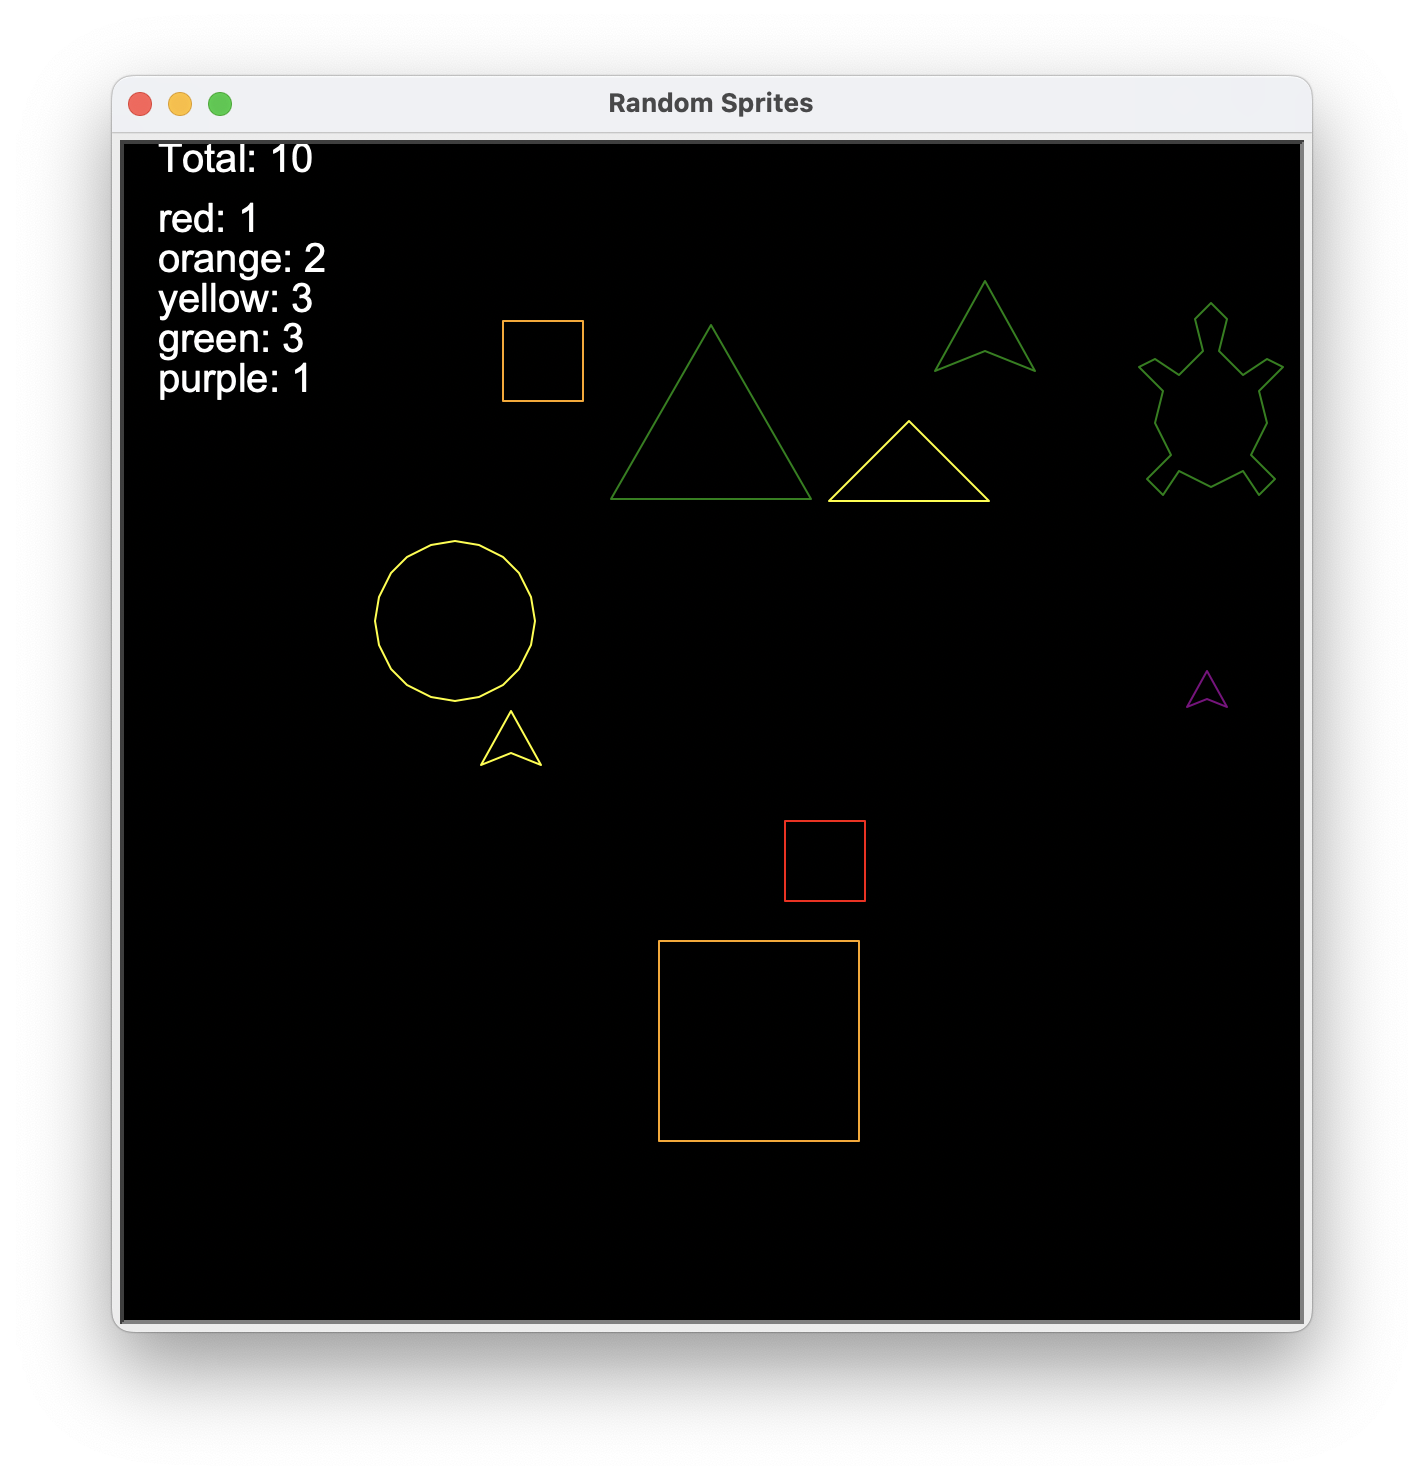

Source code (Python):
import turtle
import random


screen = turtle.Screen()
screen.title("Random Sprites")
screen.setup(600, 600)
screen.bgcolor("black")
screen.tracer(0)

counter = turtle.Turtle()
counter.penup()
counter.hideturtle()
counter.color("white")
counter.goto(-280, 250)

shapes = ["arrow", "circle", "classic", "square", "triangle", "turtle"]

color_counts = {
        "red": 0,
        "orange": 0,
        "yellow": 0,
        "green": 0,
        "purple": 0
        }
sprites = []

def update_counter():
    counter.clear()
    counter.write(f"Total: {sum(color_counts.values())}", font=("Arial", 20, "normal"))
    y = 250
    for color, counts in color_counts.items():
        counter.goto(-280, y)
        counter.write(f"{color}: {counts}", font=("Arial", 20, "normal"))
        y -= 20
    counter.goto(-280, 280)

def create_sprite():
    t = turtle.Turtle()
    t.penup()
    t.goto(random.randint(-250, 250), -280)
    t.left(90)
    t.turtlesize(random.randint(2,5))
    t.shape(random.choice(shapes))
    random_color = random.choice(list(color_counts.keys()))
    t.pencolor(random_color)
    color_counts[random_color] += 1
    update_counter()
    sprites.append(t)

def move_sprites():
    for sprite in sprites[:]:
        sprite.forward(5)

        if sprite.ycor() > 300:
            color_counts[sprite.pencolor()] -= 1
            update_counter()
            sprite.hideturtle()
            sprites.remove(sprite)

    if random.random() < 0.1:
        create_sprite()

    screen.update()

    screen.ontimer(move_sprites, 50)

move_sprites()

screen.exitonclick()
